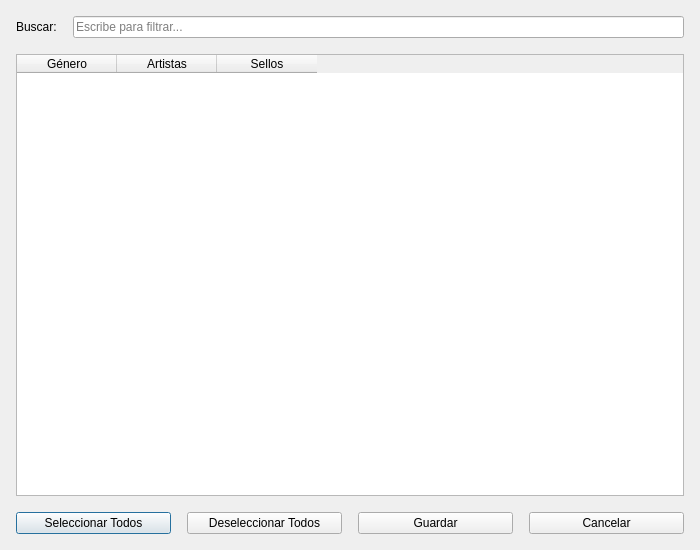
<?xml version="1.0" encoding="UTF-8"?>
<ui version="4.0">
 <class>GenreFilterDialog</class>
 <widget class="QDialog" name="GenreFilterDialog">
  <property name="geometry">
   <rect>
    <x>0</x>
    <y>0</y>
    <width>700</width>
    <height>550</height>
   </rect>
  </property>
  <property name="minimumSize">
   <size>
    <width>700</width>
    <height>500</height>
   </size>
  </property>
  <property name="windowTitle">
   <string>Filtrar Géneros</string>
  </property>
  <layout class="QVBoxLayout" name="verticalLayout">
   <property name="spacing">
    <number>16</number>
   </property>
   <property name="leftMargin">
    <number>16</number>
   </property>
   <property name="topMargin">
    <number>16</number>
   </property>
   <property name="rightMargin">
    <number>16</number>
   </property>
   <property name="bottomMargin">
    <number>16</number>
   </property>
   <item>
    <layout class="QHBoxLayout" name="searchLayout">
     <item>
      <widget class="QLabel" name="searchLabel">
       <property name="text">
        <string>Buscar:</string>
       </property>
      </widget>
     </item>
     <item>
      <widget class="QLineEdit" name="search_edit">
       <property name="placeholderText">
        <string>Escribe para filtrar...</string>
       </property>
       <property name="clearButtonEnabled">
        <bool>true</bool>
       </property>
      </widget>
     </item>
    </layout>
   </item>
   <item>
    <widget class="QTableWidget" name="genres_table">
     <property name="alternatingRowColors">
      <bool>true</bool>
     </property>
     <property name="selectionMode">
      <enum>QAbstractItemView::SelectionMode::SingleSelection</enum>
     </property>
     <property name="selectionBehavior">
      <enum>QAbstractItemView::SelectionBehavior::SelectRows</enum>
     </property>
     <property name="sortingEnabled">
      <bool>true</bool>
     </property>
     <attribute name="horizontalHeaderStretchLastSection">
      <bool>false</bool>
     </attribute>
     <column>
      <property name="text">
       <string>Género</string>
      </property>
     </column>
     <column>
      <property name="text">
       <string>Artistas</string>
      </property>
     </column>
     <column>
      <property name="text">
       <string>Sellos</string>
      </property>
     </column>
    </widget>
   </item>
   <item>
    <layout class="QHBoxLayout" name="buttonLayout">
     <item>
      <widget class="QPushButton" name="action_select_all_btn">
       <property name="text">
        <string>Seleccionar Todos</string>
       </property>
       <property name="icon">
        <iconset>
         <normaloff>icons/select_all.svg</normaloff>icons/select_all.svg</iconset>
       </property>
      </widget>
     </item>
     <item>
      <widget class="QPushButton" name="action_deselect_all_btn">
       <property name="text">
        <string>Deseleccionar Todos</string>
       </property>
       <property name="icon">
        <iconset>
         <normaloff>icons/deselect_all.svg</normaloff>icons/deselect_all.svg</iconset>
       </property>
      </widget>
     </item>
     <item>
      <widget class="QPushButton" name="action_save_btn">
       <property name="text">
        <string>Guardar</string>
       </property>
       <property name="icon">
        <iconset>
         <normaloff>icons/save.svg</normaloff>icons/save.svg</iconset>
       </property>
      </widget>
     </item>
     <item>
      <widget class="QPushButton" name="action_cancel_btn">
       <property name="text">
        <string>Cancelar</string>
       </property>
       <property name="icon">
        <iconset>
         <normaloff>icons/cancel.svg</normaloff>icons/cancel.svg</iconset>
       </property>
      </widget>
     </item>
    </layout>
   </item>
  </layout>
 </widget>
 <resources/>
 <connections/>
</ui>
